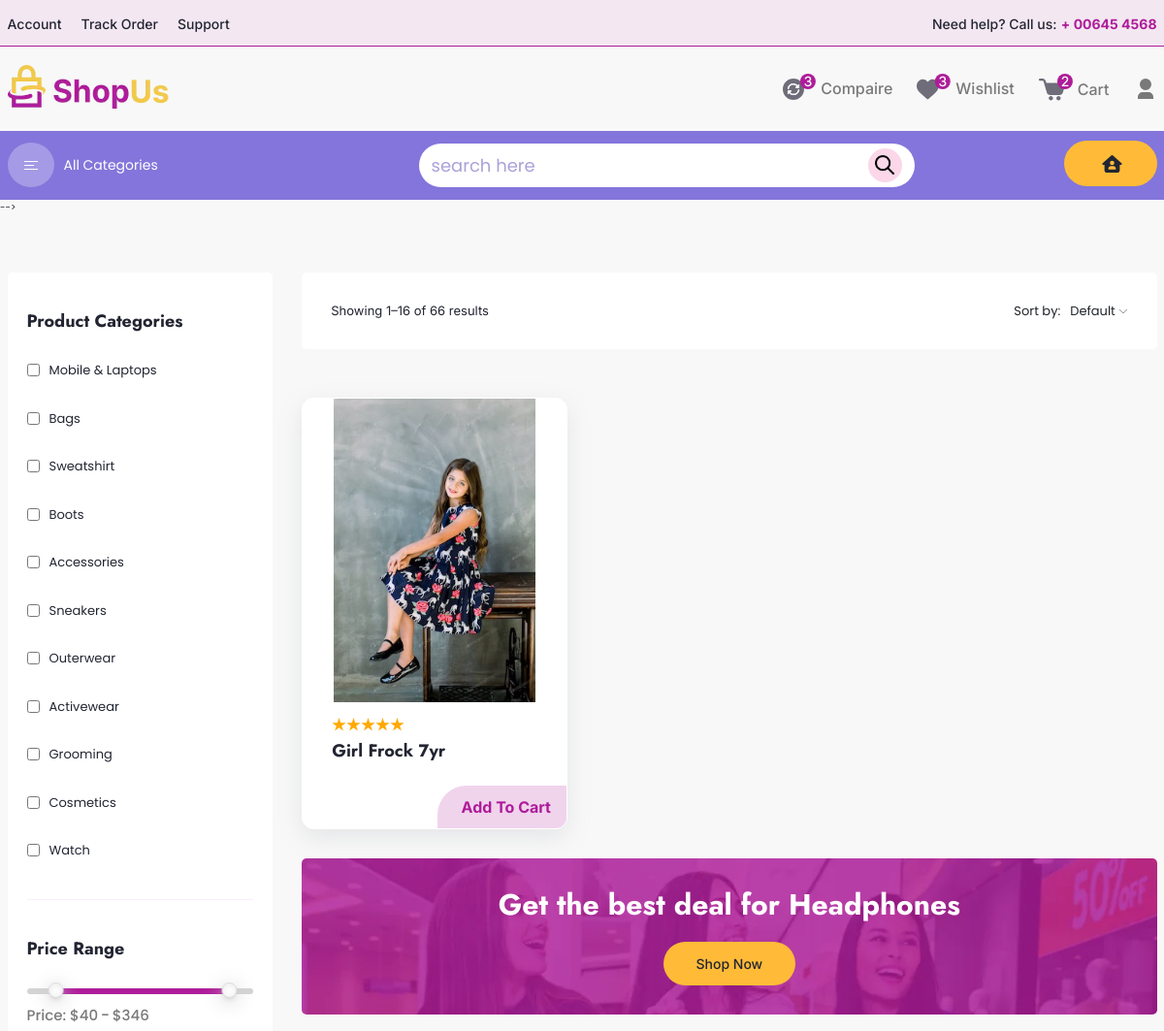
Before: /girls-7y/frocks (upper part) with the older database file.
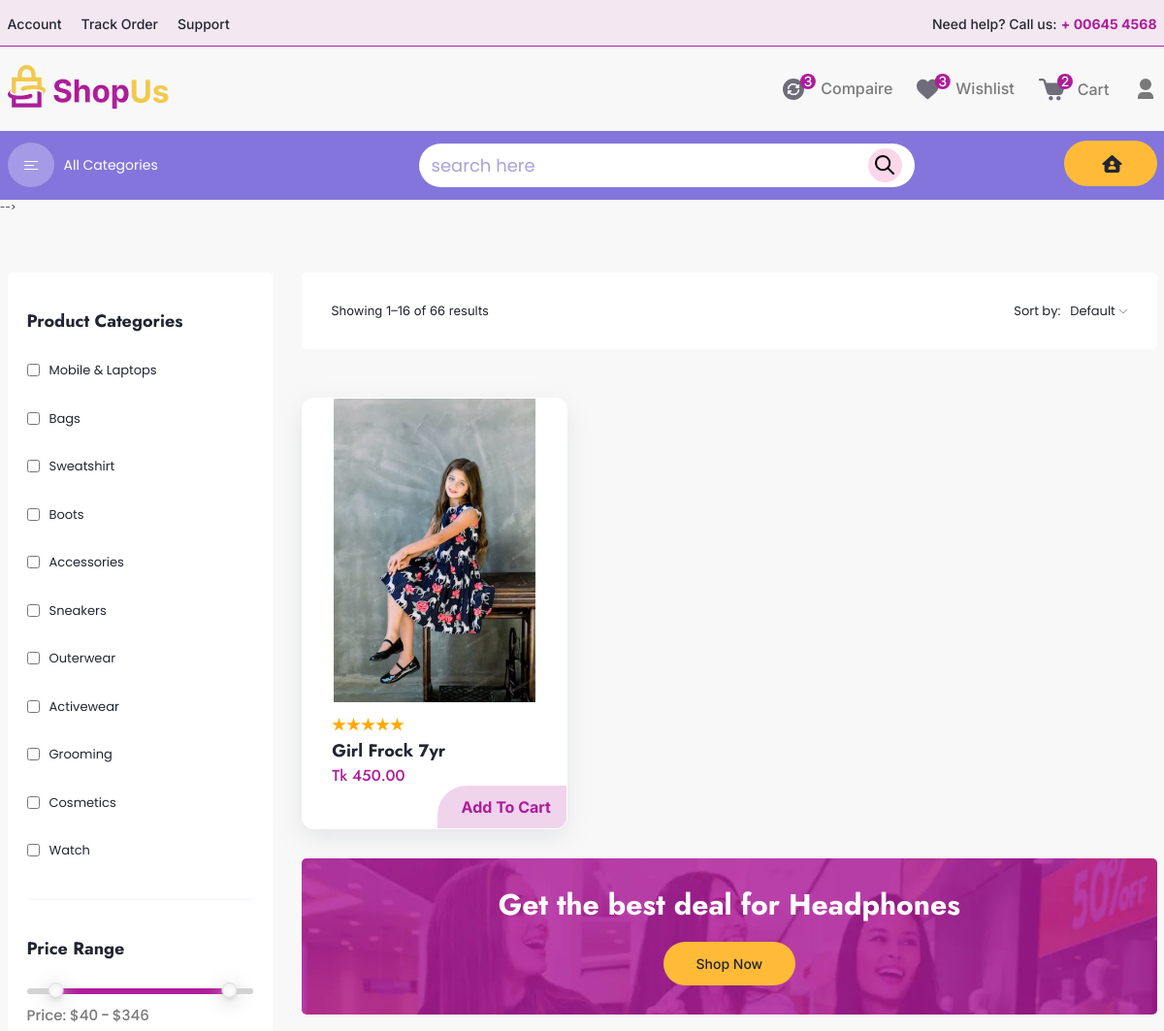
After: the same page with the newer database file.
### Inventory/models.py (models this page shows, shortened)
class IMAGE(models.Model):
    url             = models.ImageField(upload_to='products')
    imgLink         = models.CharField(max_length=100,null=True,blank=True)
    text            = models.TextField(max_length=50,null=True,blank=True)
    product         = models.ForeignKey(PRODUCTS,on_delete=models.CASCADE)
    class Meta:
        verbose_name_plural='IMAGES'

class PRODUCTS(models.Model):
    name            = models.CharField(max_length=100,null=False,blank=True)
    slug            = models.SlugField(unique=True)
    barcode         = models.CharField(max_length=50,unique=True,null=True,blank=False)
    category        = models.ForeignKey(CATEGORY,on_delete=models.CASCADE,null=True)
    subcategory     = models.ForeignKey(SUBCATEGORY,on_delete=models.CASCADE,null=True)
    description     = models.TextField(max_length=200,null=True,blank=True)
    attributevalue  = models.ManyToManyField(ATTRIBUTEVALUE,blank=True)
    brandname       = models.ForeignKey(BRAND,on_delete=models.CASCADE,null=True)
    in_stocks       = models.BooleanField(default=True)
    is_active       = models.BooleanField(default=True)
    is_discount     = models.BooleanField(default=False)
    Owner           = models.ForeignKey(User,on_delete=models.CASCADE,blank=True,null=True)
    create_date     = models.DateTimeField(auto_now_add=True,blank=True)
    modified_date   = models.DateTimeField(auto_now=True,blank= True)
    class Meta:
        verbose_name_plural = 'PRODUCTS'
    def productGet_url(self):
        return reverse('productDetails',args=[self.category.slug,self.slug])

class PRICE(models.Model):
    stock       = models.ForeignKey(STOCKS,on_delete=models.CASCADE,null=True)
    product     = models.ForeignKey(PRODUCTS,on_delete=models.CASCADE,null=True)
    saleprice   = models.DecimalField(max_digits=10, decimal_places=2,default=False,null=False)
    storeprice  = models.FloatField(null=True,blank=True)
    discount_percentage = models.DecimalField(max_digits=10, decimal_places=0,null=True,blank=True,default=0)
    mrp         = models.DecimalField(max_digits=10, decimal_places=2,null=True,blank=True)
    total_store_price = models.FloatField(null=True,blank=True)
    text        = models.TextField(max_length=50,null=True,blank=True)
    class Meta:
        verbose_name_plural = 'PRICES'
    @property
    def total_store_price(self):
        if self.storeprice is not None:
            return round((self.stock.stocks_qty * self.storeprice),2)
        else:
            pass
    @property
    def mrp(self):
        if self.stock.product.is_discount==True:
            return round((self.saleprice - (self.saleprice*self.discount_percentage)/100),2)
        else:
             return self.saleprice
    @property
    def BDT(self):
        return "Tk %s"%self.mrp

class STOCKS(models.Model):
    product         = models.ForeignKey(PRODUCTS,on_delete=models.CASCADE)
    stocks_qty      = models.FloatField(null=True,blank=True)
    quantity        = models.FloatField(null=True,blank=False)
    unit            = models.CharField(max_length=100,choices=unit_select,null=True)
    last_checked    = models.DateTimeField(auto_now_add=True,editable=False)
    class Meta:
        verbose_name_plural = 'STOCKS'

### Inventory/views.py (the view)
# urls.py: path('<slug:category_slug>/<slug:subcate_slug>',views.categoryOne,name='categoryOne'),
def categoryOne(request,category_slug=None,subcate_slug=None):
    products = None
    categories = None
    if category_slug is not None and subcate_slug is not None:
        categories = get_object_or_404(CATEGORY,slug = category_slug)
        subcategoris = get_object_or_404(SUBCATEGORY,slug =subcate_slug,category=categories)
        print(f'subcate:{subcategoris}')
        products= PRODUCTS.objects.filter(subcategory=subcategoris)
        productImg=IMAGE.objects.filter(product__in=products)
        print(f'productImg:{productImg}')
        colorattr = ATTRIBUTEVALUE.objects.filter(attribute__name='Color')
        sizeattr = ATTRIBUTEVALUE.objects.filter(attribute__name='Size')
        colorid = request.GET.get('color')
        if colorid:
             productImg=IMAGE.objects.filter(product__attributevalue=colorid,
                                            product__category=categories)
        else:
            productImg=IMAGE.objects.filter(product__in=products)
        productCount = products.count()
        context = { 'products':products,
                    'productImg':productImg,
                    'colorattr':colorattr,
                    'sizeattr':sizeattr,
                    'productCount':productCount
                     }
    else:
        pass
    return render(request,'Inventory/productCate1.html',context )

### Category/context_processors.py (called while the page is built)
def categoryLink(request):
    Catglinks = CATEGORY.objects.all().exclude(slug__in=['popular','new-arrival','popular-item'])
    sublinks  = SUBCATEGORY.objects.filter(category__in=Catglinks)
    return dict(catglinks=Catglinks,
        sublinks=sublinks,)

### Inventory/models.py (called while the page is built)
    def __str__(self):
        return self.name + "-" + self.category.title

    def get_subcategory_url(self):
        return reverse('categoryOne',args=[self.category.slug,self.slug])

### templates/Inventory/productCate1.html (shortened to what the changed rows need)
{% extends 'common/base.html' %}
{% load static %}
{% block content %}
<section class="product product-sidebar footer-padding">
  <div class="container">
      <div class="row g-5">
          <div class="col-lg-9">
              <div class="product-sidebar-section" data-aos="fade-up">
                  <div class="row g-5">
                      {% for img in productImg %}
                      <div class="col-lg-4 col-sm-6">
                          <div class="product-wrapper" data-aos="fade-up">
                              <div class="product-img">
                                  <img src="{{img.url.url}}"
                                      alt="product-img">
                              </div>
                              <div class="product-info">
                                  <div class="ratings">
                                      <span>
                                      </span>
                                  </div>
                                  <div class="product-description">
                                      <a href="{{img.product.productGet_url}}" class="product-details">{{img.product.name}}
                                      </a>
                                      <div class="price">
                                        {% for price in img.product.price_set.all %}
                                          <span class="new-price">{{price.BDT}}</span>
                                          {% endfor %}
                                      </div>
                                  </div>
                              </div>
                              <div class="product-cart-btn">
                                  <a href="cart.html" class="product-btn">Add To Cart</a>
                              </div>
                          </div>
                      </div>
                      {% endfor %}
                    </div>
                </div>
            </div>
        </div>
    </div>
</section>
{% endblock content %}

Changed rows visible on the page:
changed IMAGE "Girl Frock 7yr": gains PRICE (BDT "Tk 450.00")
